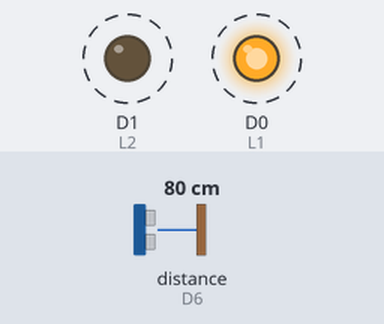
A sketch run on a simulated ESP8266 (NodeMCU). On the bench: output pins drawn as LEDs (lit = HIGH). Wiring (inferred from the names in the program): ultrasonic range finder: trigger D5; echo D6. Dashed ring = blinking. The inputs (shaded band) are chosen by the test bench; at power-on: distance to the obstacle (sensor on D6) 80 cm. The echo pulse lasts 58.3 µs per cm; pins used as bus, display or sensor lines are not drawn; what the sketch prints to the serial monitor is not drawn.

Above: at 0.1 s.
Timing chart, 0 to 3.0 s (numbered marks = the images above):
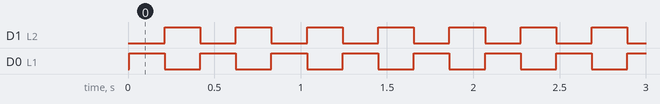

Measured:
- by itself, D1 (L2), D0 (L1): alternates HIGH for 0.21 s and LOW for 0.21 s

The sketch:

Sensor_ultarsonico.ino
```cpp
#define TRIG D5   // Se declara el disparador del sonido
# define ECO D6      //Se declara el receptor del sonido
#define L1 D0
#define L2 D1
boolean band=0;

float getDistancia(int trig, int echo){
  float DURACION;       //Se declara la variable de "duración"
float DISTANCIA;      //Se declara una variable llamada "distancia"

  digitalWrite(trig,HIGH);        //Dispara el sonido
  delay(1);   //A un milisegundo
  digitalWrite(trig,LOW);     //Se apaga el sonido
  DURACION=pulseIn(echo,HIGH);   //Medimos la duración con "pulseIn" lo que hace es devolver un valor de tiempo en microsegundos, y se activa eco, porque espera el sonido del trigger
  DISTANCIA= DURACION /58.2;            //Mide la distancia siendo igual a la duracion entre una constantre del fabricante y lo mide en centimetros}
  if (DISTANCIA >=2 && DISTANCIA < 400)   //Verificac si hay errores de medición
  return DISTANCIA;
else
return -1;    //Devuelve a -1 si no se cumple la condición
}

void setup() {
  pinMode(TRIG, OUTPUT);    //Se declara el disparador como "salida"
  pinMode(ECO,INPUT);     //Se declara el receptor como entrada
  pinMode(L1, OUTPUT);  //Se declara el led como salida
  pinMode (L2, OUTPUT);
  digitalWrite (L1, band);
  digitalWrite (L2, !band);
  Serial.begin(9600);   //Se inicializa el monitor serie a 9600 baudios
}

void loop() {
  float DISTANCIA;    //Se crea una variable global llamada distancia
  DISTANCIA= getDistancia(TRIG,ECO);    //Distancia será igual a la función getDistancia
  band=!band;
  digitalWrite (L1, band);
  digitalWrite (L2, !band);
  Serial.println(DISTANCIA);      // Se imprime en el monitor serie
  delay(200);       //Lo hace cada 200 milisegundos
}
```
